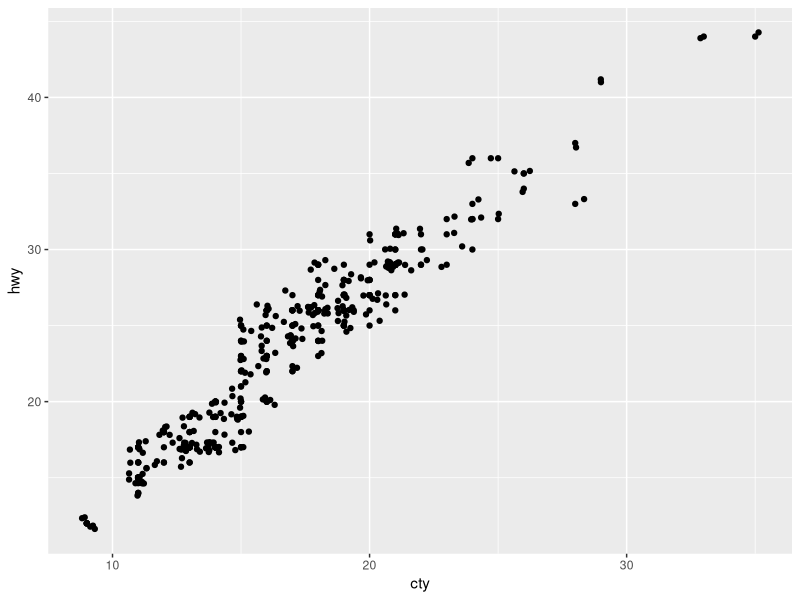

Write R code to recreate this figure.
## ---- chunk 1
library(tidyverse)
## ---- chunk 2
ggplot(data = mpg, mapping = aes(x = cty, y = hwy)) + 
  geom_point() +  
  geom_jitter()
